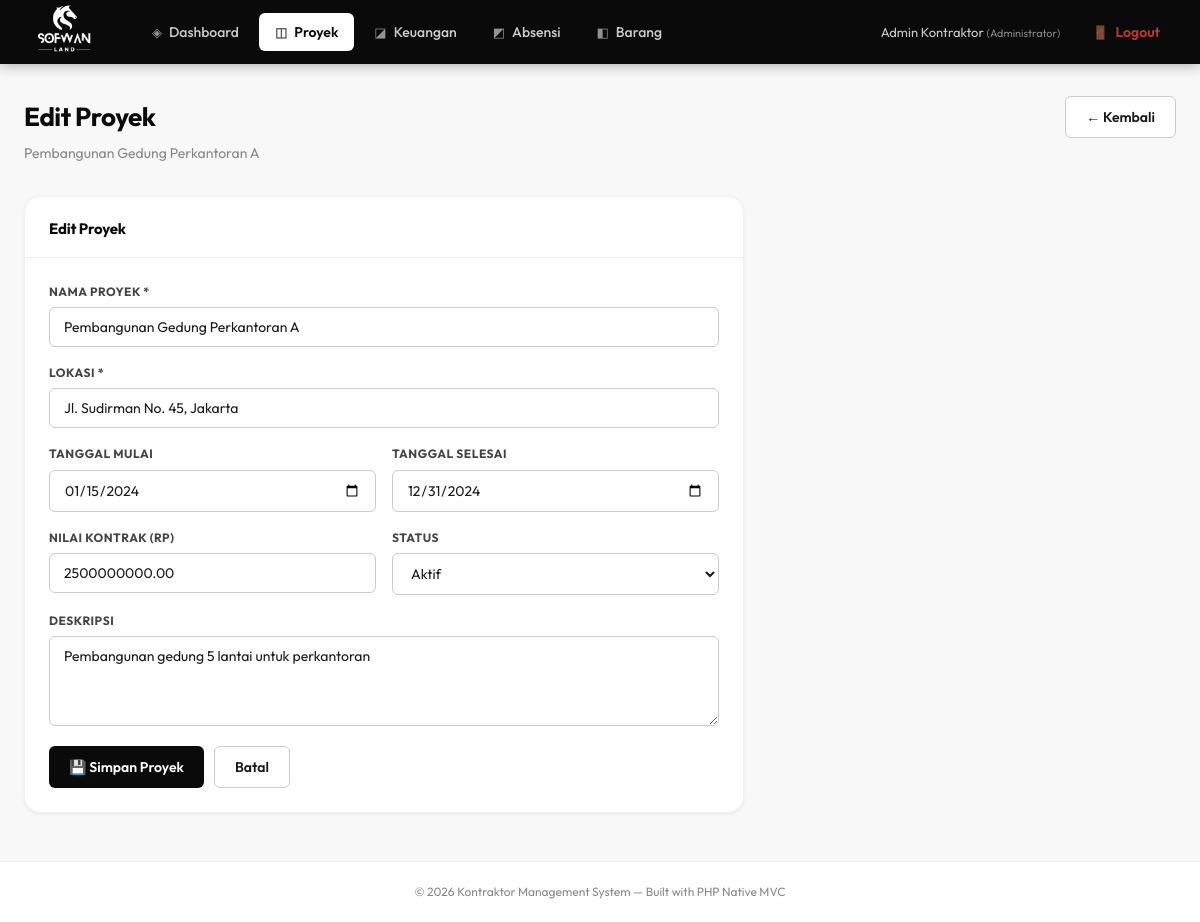
The page /public/index.php?page=proyek&action=edit&id=1 (signed in) on the database its author committed.
### tables this page shows
CREATE TABLE IF NOT EXISTS proyek (
    id INT AUTO_INCREMENT PRIMARY KEY,
    nama_proyek VARCHAR(255) NOT NULL,
    lokasi VARCHAR(255) NOT NULL,
    tanggal_mulai DATE,
    tanggal_selesai DATE,
    nilai_kontrak DECIMAL(15,2) DEFAULT 0,
    progress_total DECIMAL(5,2) DEFAULT 0,
    status ENUM('aktif','selesai','pending') DEFAULT 'aktif',
    deskripsi TEXT,
    created_at TIMESTAMP DEFAULT CURRENT_TIMESTAMP
);

### config/roles.php (called while the page is built, shortened)
<?php
function getUserRole(): string
{
    return $_SESSION['user_role'] ?? 'user';
}
function getRolePermissions(): array
{
    return [
        'admin' => [
            'pages' => ['dashboard', 'absensi', 'barang', 'proyek', 'keuangan', 'pekerjaan', 'kurva_s'],
            'menu' => [
                'dashboard' => ['icon' => '◈', 'label' => 'Dashboard'],
                'proyek'    => ['icon' => '◫', 'label' => 'Proyek'],
                'keuangan'  => ['icon' => '◪', 'label' => 'Keuangan'],
                'absensi'   => ['icon' => '◩', 'label' => 'Absensi'],
                'barang'    => ['icon' => '◧', 'label' => 'Barang'],
            ],
            'manage' => ['proyek', 'absensi', 'barang', 'pekerjaan', 'kurva_s'],
            'dashboard_subtitle' => 'Kelola absensi, persediaan barang, dan proyek',
        ],
        'manager' => [
            'pages' => ['dashboard', 'proyek', 'keuangan', 'barang', 'absensi', 'pekerjaan', 'kurva_s'],
            'menu' => [
                'dashboard' => ['icon' => '◈', 'label' => 'Dashboard'],
                'proyek'    => ['icon' => '◫', 'label' => 'Proyek'],
                'keuangan'  => ['icon' => '◪', 'label' => 'Keuangan'],
                'absensi'   => ['icon' => '◩', 'label' => 'Absensi'],
                'barang'    => ['icon' => '◧', 'label' => 'Barang'],
            ],
            'manage' => ['proyek', 'keuangan', 'absensi', 'pekerjaan', 'kurva_s'],
            'dashboard_subtitle' => 'Pantau proyek dan laporan keuangan',
        ],
        'owner' => [
            'pages' => ['dashboard', 'proyek', 'keuangan', 'barang', 'absensi', 'pekerjaan', 'kurva_s', 'pengguna'],
            'menu' => [
                'dashboard' => ['icon' => '◈', 'label' => 'Dashboard'],
                'proyek'    => ['icon' => '◫', 'label' => 'Proyek'],
                'keuangan'  => ['icon' => '◪', 'label' => 'Keuangan'],
                'absensi'   => ['icon' => '◩', 'label' => 'Absensi'],
                'barang'    => ['icon' => '◧', 'label' => 'Barang'],
                'pengguna'  => ['icon' => '◉', 'label' => 'Pengguna'],
            ],
            'manage' => ['pengguna'],
            'dashboard_subtitle' => 'Pantau seluruh proyek dan kelola pengguna',
        ],
        'user' => [
            'pages' => ['absensi'],
            'menu' => [
                'absensi' => ['icon' => '◩', 'label' => 'Absensi'],
            ],
            'manage' => [],
            'dashboard_subtitle' => 'Akses terbatas: hanya absensi',
        ],
    ];
}
function getMenuForRole(?string $role = null): array
{
    $role = $role ?? getUserRole();
    $perms = getRolePermissions();
    return $perms[$role]['menu'] ?? [];
}
function getRoleLabel(?string $role = null): string
{
    $labels = [
        'admin'   => 'Administrator',
        'manager' => 'Manager',
        'owner'   => 'Owner',
        'user'    => 'Pekerja',
    ];
    return $labels[$role ?? getUserRole()] ?? 'Pengguna';
}

### config/database.php (called while the page is built, shortened)
<?php
function getDB() {
    static $pdo = null;
    if ($pdo === null) {
        try {
            $dsn = "mysql:host=" . DB_HOST . ";dbname=" . DB_NAME . ";charset=utf8mb4";
            $pdo = new PDO($dsn, DB_USER, DB_PASS, [
                PDO::ATTR_ERRMODE            => PDO::ERRMODE_EXCEPTION,
                PDO::ATTR_DEFAULT_FETCH_MODE => PDO::FETCH_ASSOC,
                PDO::ATTR_EMULATE_PREPARES   => false,
            ]);
        } catch (PDOException $e) {
            die(json_encode(['error' => 'Koneksi database gagal: ' . $e->getMessage()]));
        }
    }
    return $pdo;
}

### app/models/ProyekModel.php (called while the page is built, shortened)
<?php
class ProyekModel {
    private $db;
    public function __construct() {
        $this->db = getDB();
    }
    public function getById(int $id): ?array {
        $stmt = $this->db->prepare("SELECT * FROM proyek WHERE id = ?");
        $stmt->execute([$id]);
        return $stmt->fetch() ?: null;
    }
}

### app/views/proyek/form.php (the view)
<?php require BASE_PATH . '/app/views/layouts/header.php'; ?>
<div class="card" style="max-width:720px">
    <div class="card-header"><span class="card-title"><?= $proyek ? 'Edit' : 'Tambah' ?> Proyek</span></div>
    <div class="card-body">
        <form method="POST" action="<?= BASE_URL ?>/public/index.php?page=proyek&action=<?= $proyek ? 'update&id=' . $proyek['id'] : 'store' ?>">
            <div class="form-grid">
                <div class="form-group form-full">
                    <label>Nama Proyek *</label>
                    <input type="text" name="nama_proyek" required placeholder="Contoh: Pembangunan Gedung A"
                           value="<?= htmlspecialchars($proyek['nama_proyek'] ?? '') ?>">
                </div>
                <div class="form-group form-full">
                    <label>Lokasi *</label>
                    <input type="text" name="lokasi" required placeholder="Alamat lengkap proyek"
                           value="<?= htmlspecialchars($proyek['lokasi'] ?? '') ?>">
                </div>
                <div class="form-group">
                    <label>Tanggal Mulai</label>
                    <input type="date" name="tanggal_mulai" value="<?= $proyek['tanggal_mulai'] ?? '' ?>">
                </div>
                <div class="form-group">
                    <label>Tanggal Selesai</label>
                    <input type="date" name="tanggal_selesai" value="<?= $proyek['tanggal_selesai'] ?? '' ?>">
                </div>
                <div class="form-group">
                    <label>Nilai Kontrak (Rp)</label>
                    <input type="number" name="nilai_kontrak" placeholder="0" step="1000"
                           value="<?= $proyek['nilai_kontrak'] ?? 0 ?>">
                </div>
                <div class="form-group">
                    <label>Status</label>
                    <select name="status">
                        <?php foreach (['aktif', 'selesai', 'pending'] as $s): ?>
                        <option value="<?= $s ?>" <?= ($proyek['status'] ?? 'aktif') === $s ? 'selected' : '' ?>><?= ucfirst($s) ?></option>
                        <?php endforeach; ?>
                    </select>
                </div>
                <div class="form-group form-full">
                    <label>Deskripsi</label>
                    <textarea name="deskripsi" placeholder="Keterangan singkat proyek..."><?= htmlspecialchars($proyek['deskripsi'] ?? '') ?></textarea>
                </div>
            </div>
            <div style="margin-top:20px;display:flex;gap:10px">
                <button type="submit" class="btn btn-primary">💾 Simpan Proyek</button>
                <a href="<?= BASE_URL ?>/public/index.php?page=proyek" class="btn btn-secondary">Batal</a>
            </div>
        </form>
    </div>
</div>
<?php require BASE_PATH . '/app/views/layouts/footer.php'; ?>

### app/views/layouts/header.php (shortened to what this page needs)
<!DOCTYPE html>
<html lang="id">
<head>
    <link rel="stylesheet" href="<?= BASE_URL ?>/public/assets/css/style.css">
</head>
<body>
<nav class="navbar d-flex justify-content-between align-items-center">
  <div class="d-flex align-items-center">
        <img src="<?= BASE_URL ?>/public/assets/logoputih.png" width="80" class="me-2">
    </div>
    <div class="navbar-menu" id="navMenu">
        <?php
        $currentPage = $_GET['page'] ?? 'dashboard';
        $hasProject  = !empty($_SESSION['selected_project_id']);
        $role        = $_SESSION['user_role'] ?? 'user';
        if ($hasProject) {
                if ($role === 'user') {
                $menuItems = [
                    'absensi' => ['icon' => '◩', 'label' => 'Absensi'],
                ];
            } else {
                $menuItems = [
                    'proyek'   => ['icon' => '◫', 'label' => 'Proyek'],
                    'keuangan' => ['icon' => '◪', 'label' => 'Keuangan'],
                    'absensi'  => ['icon' => '◩', 'label' => 'Absensi'],
                    'barang'   => ['icon' => '◧', 'label' => 'Barang'],
                ];
                if ($role === 'owner') {
                    $menuItems['pengguna'] = ['icon' => '◉', 'label' => 'Pengguna'];
                }
            }
        } else {
            $menuItems = getMenuForRole();
        }
        foreach ($menuItems as $key => $item):
            $isActive = ($currentPage === $key) ? 'active' : '';
            $href = BASE_URL . '/public/index.php?page=' . $key;
        ?>
        <a href="<?= $href ?>" class="nav-link <?= $isActive ?>">
            <span class="nav-icon"><?= $item['icon'] ?></span>
            <?= $item['label'] ?>
        </a>
        <?php endforeach; ?>
        <?php if (!empty($_SESSION['nama'])): ?>
        <span class="nav-user-badge" title="<?= htmlspecialchars(getRoleLabel()) ?>">
            <?= htmlspecialchars($_SESSION['nama']) ?>
            <small>(<?= htmlspecialchars(getRoleLabel()) ?>)</small>
        </span>
        <?php endif; ?>
        <a id="logoutBtn" href="<?= BASE_URL ?>/public/index.php?page=login&action=logout" class="nav-link" style="color: #c0392b; font-weight: 600;">
            <span class="nav-icon">🚪</span>
            Logout
        </a>
    </div>
</nav>
<main class="main-content">
    <div class="page-header">
        <div>
            <h1 class="page-title"><?= $pageTitle ?? 'Dashboard' ?></h1>
            <?php if (!empty($pageSubtitle)): ?>
            <p class="page-subtitle"><?= $pageSubtitle ?></p>
            <?php endif; ?>
        </div>
        <?php if (!empty($pageAction)): ?>
        <div class="page-actions">
            <?= $pageAction ?>
        </div>
        <?php endif; ?>
    </div>

### public/assets/css/style.css (style rules this page uses)
:root { --black: #0a0a0a; --dark: #1a1a1a; --mid-dark: #2d2d2d; --gray-700: #444; --gray-500: #888; --gray-300: #ccc; --gray-100: #f0f0f0; --gray-50: #f8f8f8; --white: #ffffff; --accent: #1a1a1a; --shadow-sm: 0 1px 3px rgba(0,0,0,0.08); --shadow-md: 0 4px 16px rgba(0,0,0,0.10); --shadow-lg: 0 8px 32px rgba(0,0,0,0.14); --radius-sm: 6px; --radius-md: 10px; --radius-lg: 16px; --font: 'Outfit', sans-serif; --navbar-h: 64px; }
*, *::before, *::after { box-sizing: border-box; margin: 0; padding: 0; }
html { scroll-behavior: smooth; }
body { font-family: var(--font); background: var(--gray-50); color: var(--dark); font-size: 15px; line-height: 1.6; min-height: 100vh; }
.navbar { position: sticky; top: 0; z-index: 100; height: var(--navbar-h); background: var(--black); display: flex; align-items: center; padding: 0 24px; gap: 32px; box-shadow: 0 2px 12px rgba(0,0,0,0.3); }
.navbar-menu { display: flex; align-items: center; gap: 4px; flex: 1; }
.nav-link { display: flex; align-items: center; gap: 7px; padding: 8px 16px; border-radius: var(--radius-sm); text-decoration: none; color: var(--gray-300); font-size: 14px; font-weight: 500; transition: all 0.2s ease; white-space: nowrap; }
.nav-link.active { background: var(--white); color: var(--black); font-weight: 600; }
.nav-icon { font-size: 13px; opacity: 0.7; }
.nav-user-badge { color: var(--gray-300); font-size: 13px; padding: 8px 12px; white-space: nowrap; }
.nav-user-badge small { color: var(--gray-500); font-weight: 400; }
.main-content { max-width: 1400px; margin: 0 auto; padding: 32px 24px 48px; min-height: calc(100vh - var(--navbar-h) - 60px); }
.page-header { display: flex; align-items: flex-start; justify-content: space-between; gap: 16px; margin-bottom: 32px; flex-wrap: wrap; }
.page-title { font-size: 26px; font-weight: 700; color: var(--black); letter-spacing: -0.5px; }
.page-subtitle { font-size: 14px; color: var(--gray-500); margin-top: 4px; }
.page-actions { display: flex; gap: 10px; flex-wrap: wrap; }
.btn { display: inline-flex; align-items: center; gap: 8px; padding: 9px 20px; border-radius: var(--radius-sm); font-family: var(--font); font-size: 14px; font-weight: 600; cursor: pointer; border: none; text-decoration: none; transition: all 0.2s ease; white-space: nowrap; }
.btn-primary { background: var(--black); color: var(--white); }
.btn-secondary { background: var(--white); color: var(--dark); border: 1.5px solid var(--gray-300); }
.card { background: var(--white); border: 1px solid var(--gray-100); border-radius: var(--radius-lg); box-shadow: var(--shadow-sm); overflow: hidden; }
.card-header { padding: 20px 24px 16px; border-bottom: 1px solid var(--gray-100); display: flex; align-items: center; justify-content: space-between; gap: 12px; }
.card-title { font-size: 15px; font-weight: 700; color: var(--black); letter-spacing: -0.2px; }
.card-body { padding: 24px; }
.form-grid { display: grid; grid-template-columns: repeat(2, 1fr); gap: 16px; }
.form-full { grid-column: 1 / -1; }
.form-group { display: flex; flex-direction: column; gap: 6px; }
label { font-size: 12px; font-weight: 700; color: var(--gray-700); text-transform: uppercase; letter-spacing: 0.5px; }
input, select, textarea { font-family: var(--font); font-size: 14px; padding: 10px 14px; border: 1.5px solid var(--gray-300); border-radius: var(--radius-sm); background: var(--white); color: var(--dark); outline: none; transition: border-color 0.2s; width: 100%; }
textarea { resize: vertical; min-height: 90px; }

### rows shown on the page
proyek: nama_proyek "Pembangunan Gedung Perkantoran A", lokasi "Jl. Sudirman No. 45, Jakarta", tanggal_mulai "01/15/2024", tanggal_selesai "12/31/2024", nilai_kontrak "2500000000.00", status "Aktif", deskripsi "Pembangunan gedung 5 lantai untuk perkantoran"

### other values the page prints
$item['icon'] "◈"
$item['label'] "Dashboard"
$item['icon'] "◫"
$item['label'] "Proyek"
$item['icon'] "◪"
$item['label'] "Keuangan"
$item['icon'] "◩"
$item['label'] "Absensi"
$item['icon'] "◧"
$item['label'] "Barang"
$_SESSION['nama'] "Admin Kontraktor"
getRoleLabel() "Administrator"
$pageTitle "Edit Proyek"
